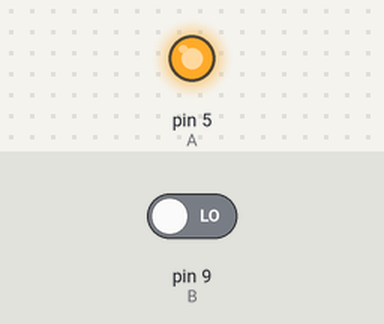
Simulated run of this sketch. Board: Arduino Uno, built with avr-gcc and run on an emulated ATmega328P. Parts: output pins drawn as LEDs (lit = HIGH). Inputs (shaded band) come from the test bench; at power-on: pin 9 (B) LOW.

Above: at 0.1 s.
Timing chart, 0 to 1.6 s (numbered marks = the images above):
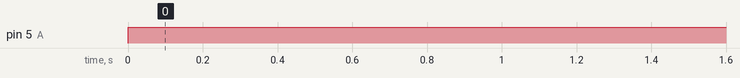

The sketch:

ultrasonic_OA.ino
```cpp
int A=5;         //. TrigPin
int B=9;         //. EchoPin
int a=3;
int b=4;
int c=6;
int d=8;
int time1;
int buzzer=2;
int Distance;
void setup()
{
  Serial.begin(9600);
  pinMode(A,OUTPUT);
  pinMode(B,INPUT);
}

void loop()
{
  digitalWrite(A,LOW);
  delayMicroseconds(1);
  digitalWrite(A,HIGH);
  delayMicroseconds(10);
  time1=pulseIn(B,HIGH);
  Distance=time1*0.034/2;                  //. Speed Of sound = 340m/s = 0.034cm/s
  if((Distance>25))
  {                                        //.Forward Condition
    digitalWrite(a,HIGH);
    digitalWrite(b,LOW);
    digitalWrite(c,HIGH);
    digitalWrite(d,LOW);
  }
  else if(Distance<25)
  {                                        //.Stop Condition
    digitalWrite(a,LOW);
    digitalWrite(b,LOW);
    digitalWrite(c,LOW);
    digitalWrite(d,LOW);
    delay(500);
    digitalWrite(buzzer,HIGH);
    delay(3000);
  }
}
```

Measured:
- by itself, pin 5 (A): LOW → HIGH at 0.00 s
